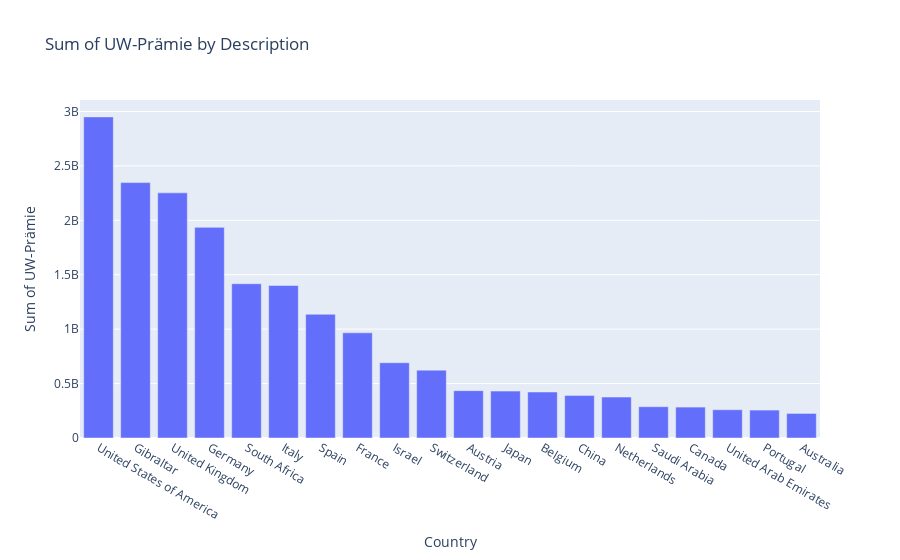

The notebook cell saved with this chart:
### Code cell
import plotly.graph_objs as go
df = pd.read_pickle('data/Backtesting2020_SQ-UW_Abrech_20200907_sop.pkl')
df=df.groupby(['Description'])[['UW-Prämie']].sum()
df=df.sort_values(by='UW-Prämie',ascending=False)[:20]
charts = []
charts.append(go.Bar(
	x=df.index.values,
	y=df['UW-Prämie'],
))

figure = go.Figure(data=charts, layout=go.Layout({
    'barmode': 'group',
    'legend': {'orientation': 'h'},
    'title': {'text': 'Sum of UW-Prämie by Description'},
    'xaxis': {'nticks': 126, 'tickmode': 'auto', 'title': {'text': 'Country'}},
    'yaxis': {'title': {'text': 'Sum of UW-Prämie'}, 'type': 'linear'}
}))
figure.show()

### Figure 1 — Plotly figure (JSON) as saved in the notebook; plotly's stock layout.template omitted (floating-point values rounded to 4 significant figures)
{"data": [{"type": "bar", "x": ["United States of America", "Gibraltar", "United Kingdom", "Germany", "South Africa", "Italy", "Spain", "France", "Israel", "Switzerland", "Austria", "Japan", "Belgium", "China", "Netherlands", "Saudi Arabia", "Canada", "United Arab Emirates", "Portugal", "Australia"], "y": [2950000000.0, 2346000000.0, 2252000000.0, 1935000000.0, 1417000000.0, 1401000000.0, 1137000000.0, 966200000.0, 691400000.0, 623500000.0, 434800000.0, 430700000.0, 422500000.0, 391500000.0, 376300000.0, 287500000.0, 284100000.0, 259700000.0, 256600000.0, 225800000.0]}], "layout": {"barmode": "group", "legend": {"orientation": "h"}, "title": {"text": "Sum of UW-Prämie by Description"}, "xaxis": {"nticks": 126, "tickmode": "auto", "title": {"text": "Country"}}, "yaxis": {"title": {"text": "Sum of UW-Prämie"}, "type": "linear"}}}
